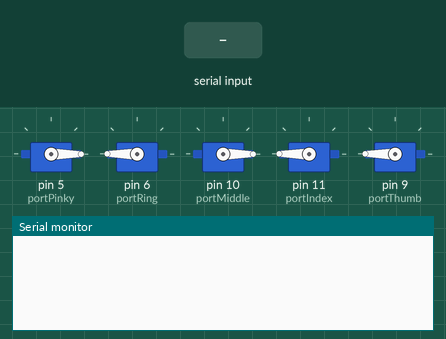
This sketch was run on a simulated Arduino Uno, built with avr-gcc and run on an emulated ATmega328P. Shown: 5 × servo, the last lines printed to the serial monitor. The inputs (shaded band) are chosen by the test bench.

Above: at 1.2 s.
1.3 s: "90,45,200\n" received over Serial
At 3.8 s:
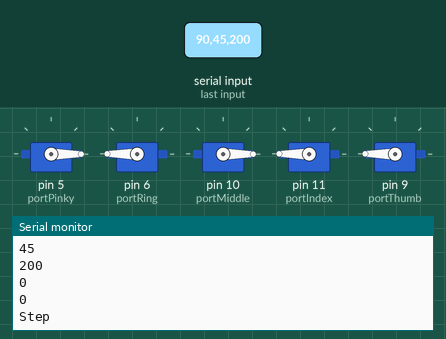
4.3 s: "30,150,10\n" received over Serial
At 6.32 s:
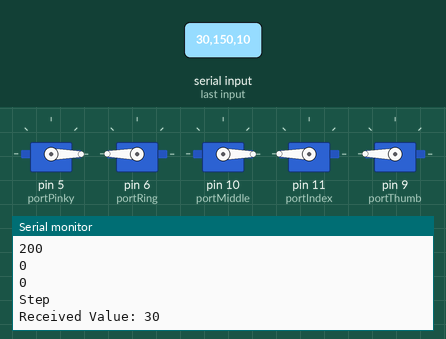
7.3 s: "1,90,45\n" received over Serial
At 9.31 s:
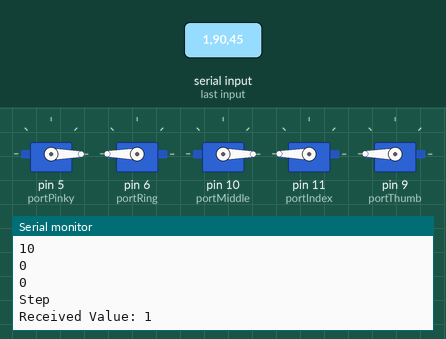
10.3 s: "90,45,200,10\n" received over Serial
At 12.4 s:
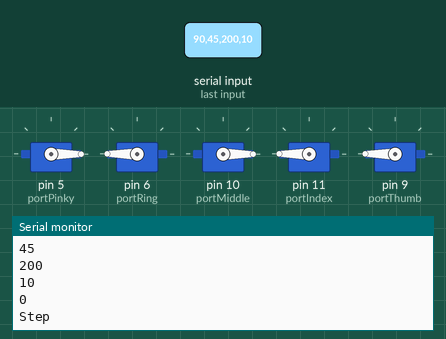
12.8 s: "30,150,10,200\n" received over Serial
At 14.4 s:
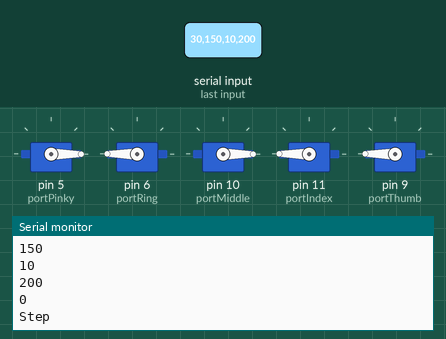
Timing chart, 0 to 15.9 s (numbered marks = the images above; inputs shaded):
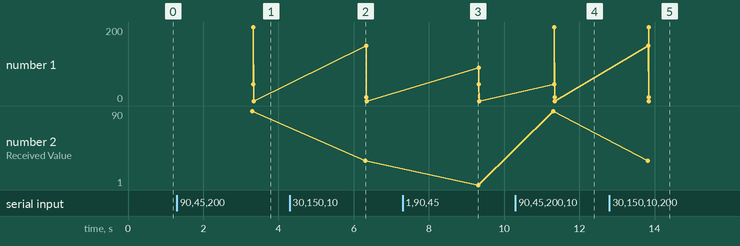

Measured:
- after the input at 1.3 s, the serial monitor: prints a new line after 2.0 s (image 1)
- after the input at 4.3 s, the serial monitor: prints a new line after 2.0 s (image 2)
- after the input at 7.3 s, the serial monitor: prints a new line after 2.0 s (image 3)
- after the input at 10.3 s, the serial monitor: prints a new line after 1.0 s (image 4)
- after the input at 12.8 s, the serial monitor: prints a new line after 1.0 s (image 5)
- plotted number 2: 90 → 30 after the input at 4.3 s, 30 → 1 after the input at 7.3 s, 90 → 30 after the input at 12.8 s

The sketch:

Simple_Servo.ino
```cpp
#include <Servo.h>
// Servo declaration, using the servo library included in arduino
Servo pinkyServo;
Servo ringServo;
Servo middleServo;
Servo indexServo;
Servo thumbServo;

int portPinky = 5;
int portRing = 6;
int portMiddle = 10;
int portIndex = 11;
int portThumb = 9;

void setup() {
  Serial.begin(9600);
  pinkyServo.attach(portPinky);
  ringServo.attach(portRing);
  middleServo.attach(portMiddle);
  indexServo.attach(portIndex);
  thumbServo.attach(portThumb);
  pinkyServo.write(0);
  ringServo.write(180);
  middleServo.write(0);
  indexServo.write(180);
  thumbServo.write(180);
}

void loop() {
  int finger1 = 0;
  int finger2 = 0;
  int finger3 = 0;
  int finger4 = 0;
  int finger5 = 0;

  if (Serial.available() > 0) {
    finger1 = Serial.parseInt();
    finger2 = Serial.parseInt();
    finger3 = Serial.parseInt();
    finger4 = Serial.parseInt();
    finger5 = Serial.parseInt();
    Serial.print("Received Value: ");
    Serial.println(finger1);
    Serial.println(finger2);
    Serial.println(finger3);
    Serial.println(finger4);
    Serial.println(finger5);
    Serial.println("Step");
  }

  pinkyServo.write(finger1);
  ringServo.write(180 - finger2);
  middleServo.write(finger3);
  indexServo.write(180 - finger4);
  thumbServo.write(180 - finger5);
}
```
